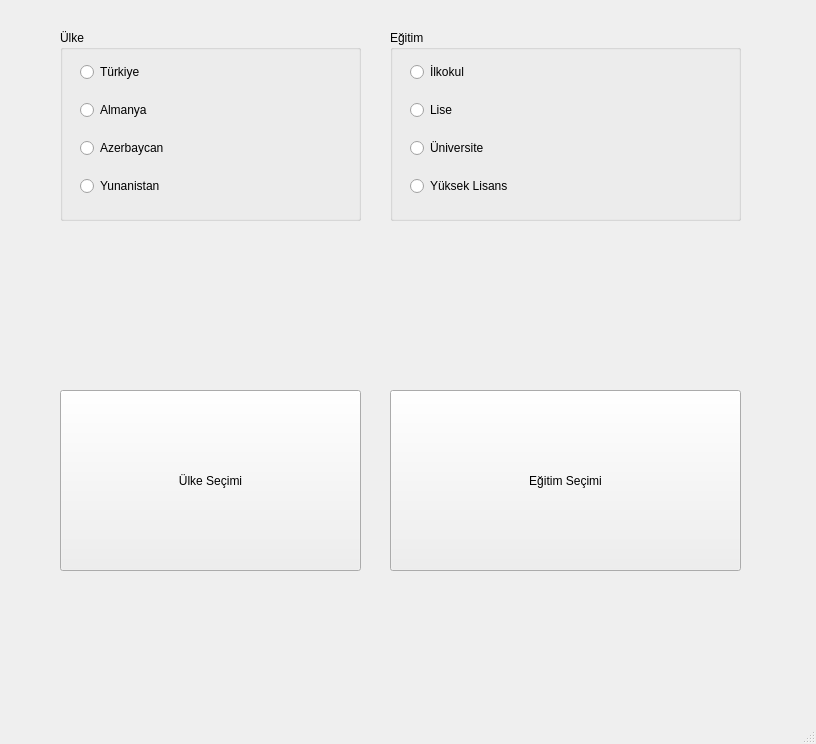
<?xml version="1.0" encoding="UTF-8"?>
<ui version="4.0">
 <class>MainWindow</class>
 <widget class="QMainWindow" name="MainWindow">
  <property name="geometry">
   <rect>
    <x>0</x>
    <y>0</y>
    <width>816</width>
    <height>744</height>
   </rect>
  </property>
  <property name="windowTitle">
   <string>MainWindow</string>
  </property>
  <widget class="QWidget" name="centralwidget">
   <widget class="QLabel" name="lbl_country">
    <property name="geometry">
     <rect>
      <x>60</x>
      <y>230</y>
      <width>301</width>
      <height>151</height>
     </rect>
    </property>
    <property name="text">
     <string/>
    </property>
   </widget>
   <widget class="QLabel" name="lbl_education">
    <property name="geometry">
     <rect>
      <x>390</x>
      <y>230</y>
      <width>351</width>
      <height>151</height>
     </rect>
    </property>
    <property name="text">
     <string/>
    </property>
   </widget>
   <widget class="QPushButton" name="btn_country">
    <property name="geometry">
     <rect>
      <x>60</x>
      <y>390</y>
      <width>301</width>
      <height>181</height>
     </rect>
    </property>
    <property name="text">
     <string>Ülke Seçimi</string>
    </property>
   </widget>
   <widget class="QPushButton" name="btn_education">
    <property name="geometry">
     <rect>
      <x>390</x>
      <y>390</y>
      <width>351</width>
      <height>181</height>
     </rect>
    </property>
    <property name="text">
     <string>Eğitim Seçimi</string>
    </property>
   </widget>
   <widget class="QGroupBox" name="groupBox_country">
    <property name="geometry">
     <rect>
      <x>60</x>
      <y>30</y>
      <width>301</width>
      <height>191</height>
     </rect>
    </property>
    <property name="title">
     <string>Ülke</string>
    </property>
    <widget class="QWidget" name="gridLayoutWidget">
     <property name="geometry">
      <rect>
       <x>20</x>
       <y>20</y>
       <width>261</width>
       <height>161</height>
      </rect>
     </property>
     <layout class="QGridLayout" name="gridLayout_country">
      <item row="0" column="0">
       <widget class="QRadioButton" name="radio_turkiye">
        <property name="text">
         <string>Türkiye</string>
        </property>
       </widget>
      </item>
      <item row="3" column="0">
       <widget class="QRadioButton" name="radio_yunanistan">
        <property name="text">
         <string>Yunanistan</string>
        </property>
       </widget>
      </item>
      <item row="1" column="0">
       <widget class="QRadioButton" name="radio_almanya">
        <property name="text">
         <string>Almanya</string>
        </property>
       </widget>
      </item>
      <item row="2" column="0">
       <widget class="QRadioButton" name="radio_azerbaycan">
        <property name="text">
         <string>Azerbaycan</string>
        </property>
       </widget>
      </item>
     </layout>
    </widget>
   </widget>
   <widget class="QGroupBox" name="groupBox_education">
    <property name="geometry">
     <rect>
      <x>390</x>
      <y>30</y>
      <width>351</width>
      <height>191</height>
     </rect>
    </property>
    <property name="title">
     <string>Eğitim</string>
    </property>
    <widget class="QWidget" name="gridLayoutWidget_2">
     <property name="geometry">
      <rect>
       <x>20</x>
       <y>20</y>
       <width>321</width>
       <height>161</height>
      </rect>
     </property>
     <layout class="QGridLayout" name="gridLayout_education">
      <item row="0" column="0">
       <widget class="QRadioButton" name="radio_ilkokul">
        <property name="text">
         <string>İlkokul</string>
        </property>
       </widget>
      </item>
      <item row="3" column="0">
       <widget class="QRadioButton" name="radio_yuksek_lisans">
        <property name="text">
         <string>Yüksek Lisans</string>
        </property>
       </widget>
      </item>
      <item row="1" column="0">
       <widget class="QRadioButton" name="radio_lise">
        <property name="text">
         <string>Lise</string>
        </property>
       </widget>
      </item>
      <item row="2" column="0">
       <widget class="QRadioButton" name="radio_universite">
        <property name="text">
         <string>Üniversite</string>
        </property>
       </widget>
      </item>
     </layout>
    </widget>
   </widget>
  </widget>
  <widget class="QMenuBar" name="menubar">
   <property name="geometry">
    <rect>
     <x>0</x>
     <y>0</y>
     <width>816</width>
     <height>21</height>
    </rect>
   </property>
  </widget>
  <widget class="QStatusBar" name="statusbar"/>
 </widget>
 <resources/>
 <connections/>
</ui>
